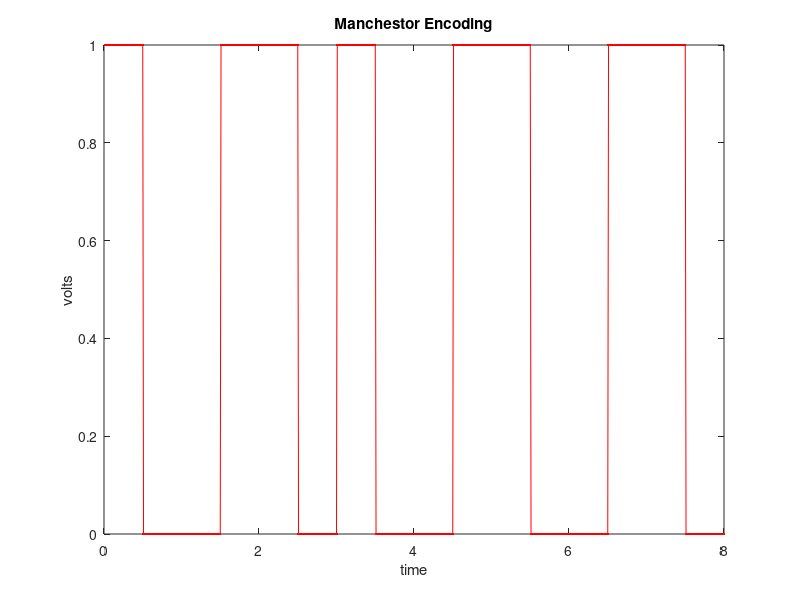

Source code (MATLAB):
%code for manchestor encoding
input=[0 1 0 0 1 0 1 0];
output=[];
for i=input
  if i==0
    output=[output,1,0];
  elseif i==1
    output=[output,0,1];
  end
end
goutput=[];
gtime=[];
index=0;
c=1;
for t=0.01:0.01:length(input)
  if mod(c,50)==1
    index=index+1;
  end
  goutput(c)=output(index);
  gtime(c)=t;
  c=c+1;
end
plot(gtime,goutput,'marker','.','color','r');
title('Manchestor Encoding');
xlabel('time');
ylabel('volts');
